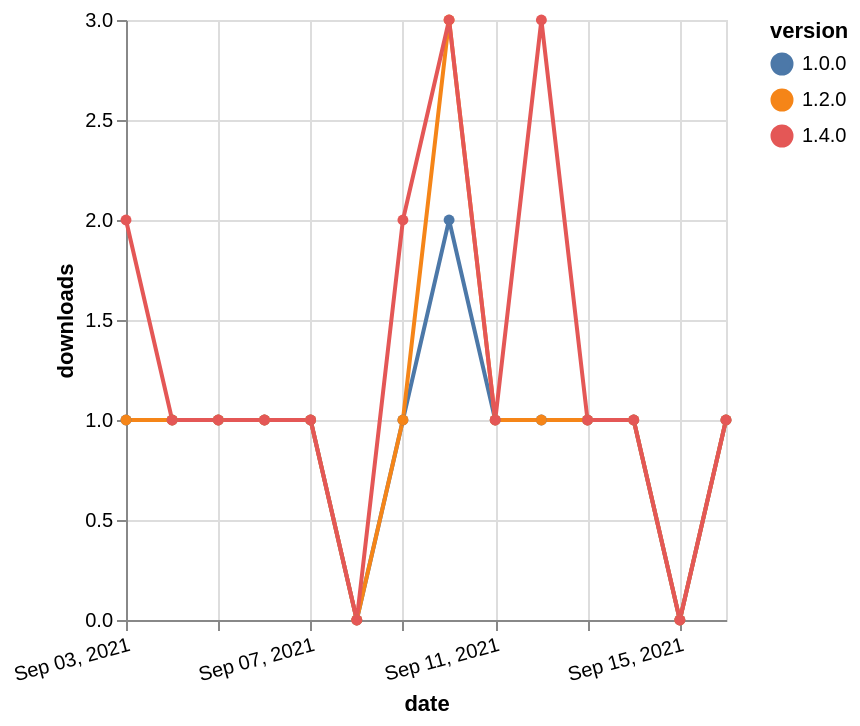

Write a Vega-Lite specification for this figure.
### Vega-Lite specification from a JSON file in a GitHub repository (floating-point values rounded to 4 significant figures)
{"$schema": "https://vega.github.io/schema/vega-lite/v5.json", "description": "A simple bar chart with embedded data.", "data": {"values": [{"date": "2021-09-03", "total": 172, "delta": 1, "version": "1.0.0"}, {"date": "2021-09-04", "total": 173, "delta": 1, "version": "1.0.0"}, {"date": "2021-09-05", "total": 174, "delta": 1, "version": "1.0.0"}, {"date": "2021-09-06", "total": 175, "delta": 1, "version": "1.0.0"}, {"date": "2021-09-07", "total": 176, "delta": 1, "version": "1.0.0"}, {"date": "2021-09-08", "total": 176, "delta": 0, "version": "1.0.0"}, {"date": "2021-09-09", "total": 177, "delta": 1, "version": "1.0.0"}, {"date": "2021-09-10", "total": 179, "delta": 2, "version": "1.0.0"}, {"date": "2021-09-11", "total": 180, "delta": 1, "version": "1.0.0"}, {"date": "2021-09-12", "total": 181, "delta": 1, "version": "1.0.0"}, {"date": "2021-09-13", "total": 182, "delta": 1, "version": "1.0.0"}, {"date": "2021-09-14", "total": 183, "delta": 1, "version": "1.0.0"}, {"date": "2021-09-15", "total": 183, "delta": 0, "version": "1.0.0"}, {"date": "2021-09-16", "total": 184, "delta": 1, "version": "1.0.0"}, {"date": "2021-09-03", "total": 201, "delta": 1, "version": "1.2.0"}, {"date": "2021-09-04", "total": 202, "delta": 1, "version": "1.2.0"}, {"date": "2021-09-05", "total": 203, "delta": 1, "version": "1.2.0"}, {"date": "2021-09-06", "total": 204, "delta": 1, "version": "1.2.0"}, {"date": "2021-09-07", "total": 205, "delta": 1, "version": "1.2.0"}, {"date": "2021-09-08", "total": 205, "delta": 0, "version": "1.2.0"}, {"date": "2021-09-09", "total": 206, "delta": 1, "version": "1.2.0"}, {"date": "2021-09-10", "total": 209, "delta": 3, "version": "1.2.0"}, {"date": "2021-09-11", "total": 210, "delta": 1, "version": "1.2.0"}, {"date": "2021-09-12", "total": 211, "delta": 1, "version": "1.2.0"}, {"date": "2021-09-13", "total": 212, "delta": 1, "version": "1.2.0"}, {"date": "2021-09-14", "total": 213, "delta": 1, "version": "1.2.0"}, {"date": "2021-09-15", "total": 213, "delta": 0, "version": "1.2.0"}, {"date": "2021-09-16", "total": 214, "delta": 1, "version": "1.2.0"}, {"date": "2021-09-03", "total": 120, "delta": 2, "version": "1.4.0"}, {"date": "2021-09-04", "total": 121, "delta": 1, "version": "1.4.0"}, {"date": "2021-09-05", "total": 122, "delta": 1, "version": "1.4.0"}, {"date": "2021-09-06", "total": 123, "delta": 1, "version": "1.4.0"}, {"date": "2021-09-07", "total": 124, "delta": 1, "version": "1.4.0"}, {"date": "2021-09-08", "total": 124, "delta": 0, "version": "1.4.0"}, {"date": "2021-09-09", "total": 126, "delta": 2, "version": "1.4.0"}, {"date": "2021-09-10", "total": 129, "delta": 3, "version": "1.4.0"}, {"date": "2021-09-11", "total": 130, "delta": 1, "version": "1.4.0"}, {"date": "2021-09-12", "total": 133, "delta": 3, "version": "1.4.0"}, {"date": "2021-09-13", "total": 134, "delta": 1, "version": "1.4.0"}, {"date": "2021-09-14", "total": 135, "delta": 1, "version": "1.4.0"}, {"date": "2021-09-15", "total": 135, "delta": 0, "version": "1.4.0"}, {"date": "2021-09-16", "total": 136, "delta": 1, "version": "1.4.0"}]}, "width": "container", "mark": {"type": "line", "point": {"filled": true}}, "encoding": {"x": {"field": "date", "type": "temporal", "timeUnit": "yearmonthdate", "title": "date", "axis": {"labelAngle": -15}}, "y": {"field": "delta", "type": "quantitative", "title": "downloads"}, "color": {"field": "version", "type": "nominal"}, "tooltip": {"field": "delta"}}}
